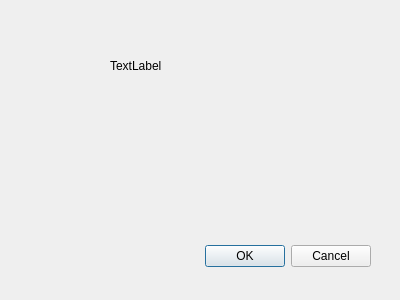
<?xml version="1.0" encoding="UTF-8"?>
<ui version="4.0">
 <class>clsAbamaTestWindow</class>
 <widget class="QDialog" name="clsAbamaTestWindow">
  <property name="geometry">
   <rect>
    <x>0</x>
    <y>0</y>
    <width>400</width>
    <height>300</height>
   </rect>
  </property>
  <property name="windowTitle">
   <string>Dialog</string>
  </property>
  <widget class="QDialogButtonBox" name="buttonBox">
   <property name="geometry">
    <rect>
     <x>30</x>
     <y>240</y>
     <width>341</width>
     <height>32</height>
    </rect>
   </property>
   <property name="orientation">
    <enum>Qt::Horizontal</enum>
   </property>
   <property name="standardButtons">
    <set>QDialogButtonBox::Cancel|QDialogButtonBox::Ok</set>
   </property>
  </widget>
  <widget class="QLabel" name="label">
   <property name="geometry">
    <rect>
     <x>110</x>
     <y>60</y>
     <width>54</width>
     <height>12</height>
    </rect>
   </property>
   <property name="text">
    <string>TextLabel</string>
   </property>
  </widget>
 </widget>
 <resources/>
 <connections>
  <connection>
   <sender>buttonBox</sender>
   <signal>accepted()</signal>
   <receiver>clsAbamaTestWindow</receiver>
   <slot>accept()</slot>
   <hints>
    <hint type="sourcelabel">
     <x>248</x>
     <y>254</y>
    </hint>
    <hint type="destinationlabel">
     <x>157</x>
     <y>274</y>
    </hint>
   </hints>
  </connection>
  <connection>
   <sender>buttonBox</sender>
   <signal>rejected()</signal>
   <receiver>clsAbamaTestWindow</receiver>
   <slot>reject()</slot>
   <hints>
    <hint type="sourcelabel">
     <x>316</x>
     <y>260</y>
    </hint>
    <hint type="destinationlabel">
     <x>286</x>
     <y>274</y>
    </hint>
   </hints>
  </connection>
 </connections>
</ui>
